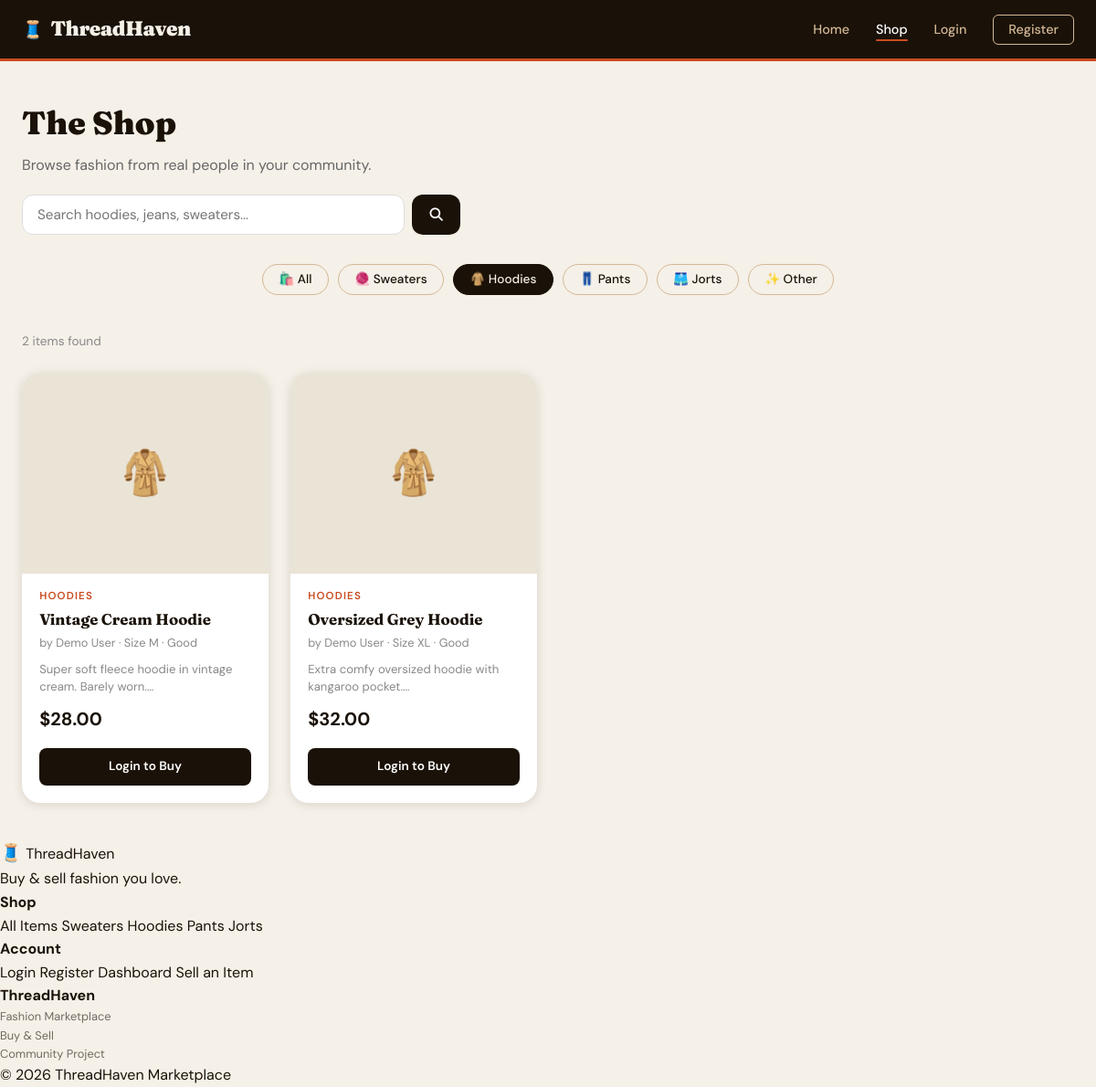
/pages/shop.php?cat=hoodies, run on the app's committed database.
### tables this page shows
CREATE TABLE IF NOT EXISTS products (
    id          INT AUTO_INCREMENT PRIMARY KEY,
    seller_id   INT           NOT NULL,
    title       VARCHAR(200)  NOT NULL,
    description TEXT,
    price       DECIMAL(10,2) NOT NULL,
    category    ENUM('sweaters','hoodies','pants','jorts','other') DEFAULT 'other',
    size        VARCHAR(10)   DEFAULT NULL,
    condition_q ENUM('New','Like New','Good','Fair') DEFAULT 'Good',
    emoji       VARCHAR(8)    DEFAULT '👕',
    status      ENUM('available','reserved','sold') DEFAULT 'available',
    created_at  DATETIME      DEFAULT CURRENT_TIMESTAMP,
    FOREIGN KEY (seller_id) REFERENCES users(id) ON DELETE CASCADE
);

CREATE TABLE IF NOT EXISTS users (
    id          INT AUTO_INCREMENT PRIMARY KEY,
    full_name   VARCHAR(120)  NOT NULL,
    email       VARCHAR(180)  NOT NULL UNIQUE,
    password    VARCHAR(255)  NOT NULL,
    phone       VARCHAR(20)   DEFAULT NULL,
    bio         TEXT          DEFAULT NULL,
    created_at  DATETIME      DEFAULT CURRENT_TIMESTAMP
);

### pages/shop.php (the view, shortened to what this page needs)
<?php
require_once '../includes/db.php';
require_once '../includes/auth.php';
$cat    = $_GET['cat'] ?? 'all';
$search = trim($_GET['q'] ?? '');
if ($cat !== 'all' && $search !== '') {
    $like = "%$search%";
    $stmt = mysqli_prepare($conn,
        "SELECT p.*, u.full_name as seller
         FROM products p JOIN users u ON p.seller_id = u.id
         WHERE p.status = 'available' AND p.category = ?
           AND (p.title LIKE ? OR p.description LIKE ?)
         ORDER BY p.created_at DESC");
    mysqli_stmt_bind_param($stmt, 'sss', $cat, $like, $like);
} elseif ($cat !== 'all') {
    $stmt = mysqli_prepare($conn,
        "SELECT p.*, u.full_name as seller
         FROM products p JOIN users u ON p.seller_id = u.id
         WHERE p.status = 'available' AND p.category = ?
         ORDER BY p.created_at DESC");
    mysqli_stmt_bind_param($stmt, 's', $cat);
} else {
    $stmt = mysqli_prepare($conn,
        "SELECT p.*, u.full_name as seller
         FROM products p JOIN users u ON p.seller_id = u.id
         WHERE p.status = 'available'
         ORDER BY p.created_at DESC");
}
mysqli_stmt_execute($stmt);
$products = mysqli_stmt_get_result($stmt);
$categories = ['all','sweaters','hoodies','pants','jorts','other'];
$catEmoji   = ['all'=>'🛍️','sweaters'=>'🧶','hoodies'=>'🧥','pants'=>'👖','jorts'=>'🩳','other'=>'✨'];
include '../includes/header.php';
?>
<div class="shop-page">
    <div class="shop-header">
        <h1>The Shop</h1>
        <p style="color:#666;margin:.3rem 0 1.2rem">Browse fashion from real people in your community.</p>
        <form method="GET" class="search-bar">
            <input type="text" name="q"
                   placeholder="Search hoodies, jeans, sweaters..."
                   value="<?= htmlspecialchars($search) ?>">
            <button type="submit"><i class="fas fa-search"></i></button>
        </form>
    </div>
    <div class="category-bar">
        <?php foreach ($categories as $c): ?>
        <button
            class="cat-pill <?= ($cat === $c || ($cat === '' && $c === 'all')) ? 'active' : '' ?>"
            data-cat="<?= $c ?>">
            <?= $catEmoji[$c] ?> <?= ucfirst($c) ?>
        </button>
        <?php endforeach; ?>
    </div>
    <?php $count = mysqli_num_rows($products); ?>
    <p style="color:#888;font-size:.85rem;margin-bottom:1.5rem">
        <?= $count ?> item<?= $count !== 1 ? 's' : '' ?> found
    </p>
    <?php if ($count === 0): ?>
        <div class="empty-state">
            <i class="fas fa-box-open"></i>
            <h3>No items found</h3>
            <p>Try a different search or category.</p>
        </div>
    <?php else: ?>
        <div class="product-grid">
            <?php while ($p = mysqli_fetch_assoc($products)): ?>
            <div class="product-card">
                <div class="product-img"><?= htmlspecialchars($p['emoji']) ?></div>
                <div class="product-info">
                    <p class="product-category"><?= ucfirst(htmlspecialchars($p['category'])) ?></p>
                    <h3 class="product-name"><?= htmlspecialchars($p['title']) ?></h3>
                    <p class="product-seller">
                        by <?= htmlspecialchars($p['seller']) ?>
                        <?php if($p['size']): ?> &middot; Size <?= htmlspecialchars($p['size']) ?><?php endif; ?>
                        &middot; <?= htmlspecialchars($p['condition_q']) ?>
                    </p>
                    <?php if (!empty($p['description'])): ?>
                    <p style="font-size:.82rem;color:#888;margin-bottom:.6rem;line-height:1.4">
                        <?= htmlspecialchars(mb_substr($p['description'], 0, 70)) ?>…
                    </p>
                    <?php endif; ?>
                    <p class="product-price">$<?= number_format($p['price'],2) ?></p>
                    <div class="product-actions">
                        <?php if (isset($_SESSION['user_id'])): ?>
                            <?php if ($p['seller_id'] != $_SESSION['user_id']): ?>
                                <form method="POST" action="cart_action.php" style="flex:1">
                                    <input type="hidden" name="product_id" value="<?= (int)$p['id'] ?>">
                                    <input type="hidden" name="action" value="add">
                                    <button class="btn-cart" type="submit">🛒 Cart</button>
                                </form>
                                <form method="POST" action="reserve.php">
                                    <input type="hidden" name="product_id" value="<?= (int)$p['id'] ?>">
                                    <button class="btn-reserve" type="submit" title="Reserve for 24h">📌</button>
                                </form>
                            <?php else: ?>
                                <span style="font-size:.82rem;color:#aaa;flex:1;padding:.6rem;text-align:center">Your listing</span>
                            <?php endif; ?>
                        <?php else: ?>
                            <a href="login.php" class="btn-cart" style="text-align:center;display:block;flex:1">Login to Buy</a>
                        <?php endif; ?>
                    </div>
                </div>
            </div>
            <?php endwhile; ?>
        </div>
    <?php endif; ?>
</div>
<?php include '../includes/footer.php'; ?>

### css/style.css (style rules this page uses)
:root { --cream: #F5F0E8; --ink: #1A1208; --rust: #C94B1F; --sage: #4A7C59; --sand: #D4B896; --mist: #EAE4D6; --white: #FFFFFF; --shadow: rgba(26,18,8,.12); --radius: 12px; --radius-lg:20px; --trans: .25s ease; --font-display: 'Fraunces', Georgia, serif; --font-body: 'DM Sans', sans-serif; }
*, *::before, *::after { box-sizing:border-box; margin:0; padding:0; }
html { scroll-behavior:smooth; }
body { font-family: var(--font-body); background: var(--cream); color: var(--ink); min-height: 100vh; line-height: 1.6; }
a { color: inherit; text-decoration: none; }
.product-grid { display:grid; grid-template-columns:repeat(auto-fill,minmax(240px,1fr)); gap:1.5rem; }
.product-card { background:var(--white); border-radius:var(--radius-lg); overflow:hidden; box-shadow:0 2px 12px var(--shadow); transition:all var(--trans); position:relative; }
.product-img { width:100%; height:220px; object-fit:cover; background:var(--mist); display:flex; align-items:center; justify-content:center; font-size:3rem; }
.product-info { padding:1rem 1.2rem 1.2rem; }
.product-category { font-size:.72rem; font-weight:600; text-transform:uppercase; letter-spacing:.1em; color:var(--rust); margin-bottom:.3rem; }
.product-name { font-family:var(--font-display); font-size:1.05rem; font-weight:700; margin-bottom:.3rem; line-height:1.3; }
.product-seller { font-size:.8rem; color:#888; margin-bottom:.6rem; }
.product-price { font-size:1.25rem; font-weight:700; color:var(--ink); margin-bottom:1rem; }
.product-actions { display:flex; gap:.5rem; }
.btn-cart { flex:1; background:var(--ink); color:#fff; border:none; padding:.6rem; border-radius:8px; font-size:.85rem; font-weight:600; cursor:pointer; transition:background var(--trans); font-family:var(--font-body); }
.category-bar { display:flex; gap:.6rem; flex-wrap:wrap; justify-content:center; margin-bottom:2.5rem; }
.cat-pill { padding:.45rem 1.1rem; border-radius:99px; border:1.5px solid var(--sand); font-size:.85rem; font-weight:500; cursor:pointer; transition:all var(--trans); background:transparent; font-family:var(--font-body); color:var(--ink); }
.cat-pill:hover, .cat-pill.active { background:var(--ink); color:var(--cream); border-color:var(--ink); }
.shop-page { max-width:1200px; margin:0 auto; padding:2.5rem 1.5rem; }
.shop-header { margin-bottom:2rem; }
.shop-header h1 { font-family:var(--font-display); font-size:2.2rem; font-weight:900; }
.search-bar { display:flex; gap:.5rem; max-width:480px; margin-bottom:1.5rem; }
.search-bar input { flex:1; padding:.7rem 1rem; border:1.5px solid #DDD; border-radius:var(--radius); font-size:.95rem; font-family:var(--font-body); background:var(--white); }
.search-bar button { background:var(--ink); color:#fff; border:none; padding:.7rem 1.2rem; border-radius:var(--radius); cursor:pointer; font-size:.9rem; transition:background var(--trans); }

### data on the page
products: emoji "🧥", category "HOODIES", title "Vintage Cream Hoodie", seller.full_name "Demo User", size "M", condition_q "Good", description "Super soft fleece hoodie in vintage cream. Barely worn.", price "28.00"
products: emoji "🧥", category "HOODIES", title "Oversized Grey Hoodie", seller.full_name "Demo User", size "XL", condition_q "Good", description "Extra comfy oversized hoodie with kangaroo pocket.", price "32.00"

### other printed values
$catEmoji[$c] "🛍️"
$c "All"
$catEmoji[$c] "🧶"
$c "Sweaters"
$catEmoji[$c] "🧥"
$c "Hoodies"
$catEmoji[$c] "👖"
$c "Pants"
$catEmoji[$c] "🩳"
$c "Jorts"
$catEmoji[$c] "✨"
$c "Other"
$count "2"
